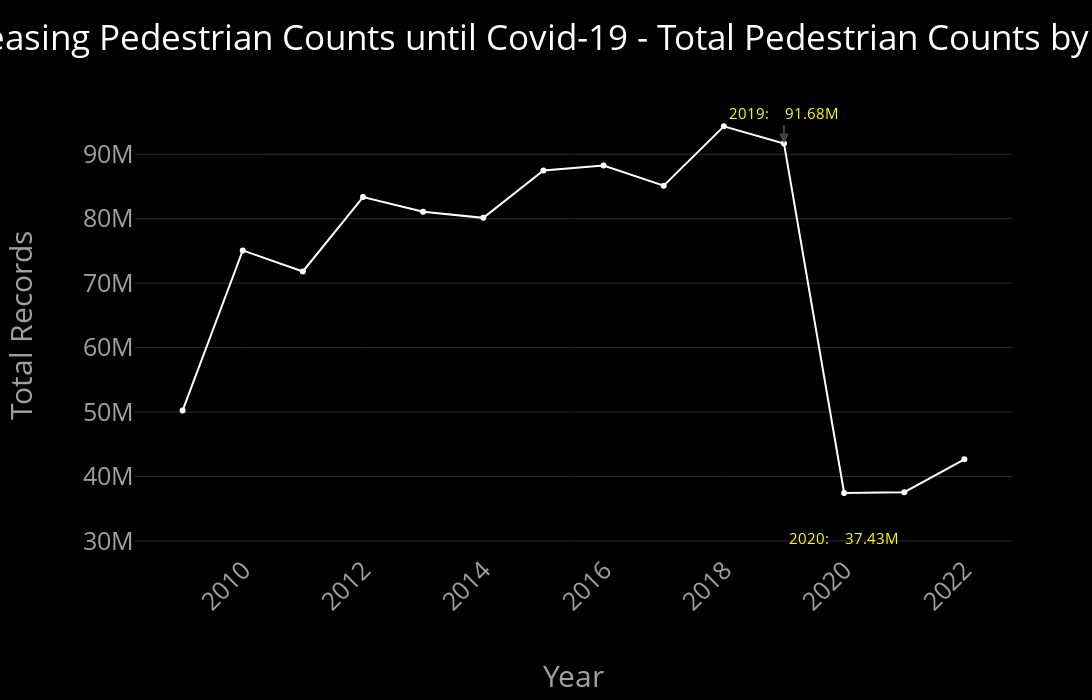

Source (notebook cell):
### Markdown cell above
#### **Updated Line Plot**:
And I am now back at the line plot, updating it with this new data based on the **relevant 15 sensors**:

### Code cell
# variables used for the annotations:
year19 = 2019
year20 = 2020

figure2 = px.line(
    df_year_counts_15sensors,
    x="Year",
    y="Total_Counts",
    markers=True,
    height=500,
    title="Increasing Pedestrian Counts until Covid-19 - Total Pedestrian Counts by Year"
)

figure2.update_traces(line=dict(color='white'))

def format_millions(value):
    return f"{value / 1_000_000:.2f}M"

figure2.add_annotation(
    x=year19,
    y=df_year_counts_15sensors[df_year_counts['Year'] == year19]['Total_Counts'].values[0],
    text=f"{year19}:   \n{format_millions(df_year_counts_15sensors[df_year_counts_15sensors['Year'] == year19]['Total_Counts'].values[0])}",
    showarrow=True,
    arrowhead=2,
    ax=0,
    ay=-30,
    font=dict(size=15, color="yellow")
)

# annotation for year 2020
figure2.add_annotation(
    x=year20,
    y=df_year_counts_15sensors[df_year_counts_15sensors['Year'] == year20]['Total_Counts'].values[0],
    text=f"{year20}:   \n{format_millions(df_year_counts_15sensors[df_year_counts_15sensors['Year'] == year20]['Total_Counts'].values[0])}",
    showarrow=True,
    arrowhead=2,
    ax=0,
    ay=45,
    font=dict(size=15, color="yellow")
)

figure2.update_layout(
    xaxis=dict(
        title="Year",
        title_standoff=50,
        automargin=True  # Ensures Plotly adjusts space automatically
    ),
    yaxis=dict(
        title="Total Records",
        title_standoff=50,
        automargin=True  # Prevents overlap issues
    ),
    # Extra space for better visibility
    yaxis_showgrid=True,
    yaxis_gridcolor='rgb(45,45,45)'  # Almost Black
)

# Dynamically adjust the width based on the title length
min_width = 1200
title_length_based_width = len(figure2.layout.title.text) * 20
figure2.update_layout(
    width=max(title_length_based_width, min_width),
    height=700,
    title_font_color="white",
)

figure2.show()

### Figure 1 — Plotly figure (JSON) as saved in the notebook; plotly's stock layout.template omitted (floating-point values rounded to 4 significant figures)
{"data": [{"hovertemplate": "Year=%{x}<br>Total_Counts=%{y}<extra></extra>", "legendgroup": "", "line": {"color": "white", "dash": "solid"}, "marker": {"symbol": "circle"}, "mode": "lines+markers", "name": "", "orientation": "v", "showlegend": false, "type": "scatter", "x": [2009, 2010, 2011, 2012, 2013, 2014, 2015, 2016, 2017, 2018, 2019, 2020, 2021, 2022], "xaxis": "x", "y": [50221628, 75078494, 71806437, 83356740, 81092589, 80130596, 87493246, 88242173, 85121825, 94343834, 91676596, 37434522, 37553170, 42662814], "yaxis": "y"}], "layout": {"annotations": [{"arrowhead": 2, "ax": 0, "ay": -30, "font": {"color": "yellow", "size": 15}, "showarrow": true, "text": "2019:   \n91.68M", "x": 2019, "y": 91676596}, {"arrowhead": 2, "ax": 0, "ay": 45, "font": {"color": "yellow", "size": 15}, "showarrow": true, "text": "2020:   \n37.43M", "x": 2020, "y": 37434522}], "height": 700, "legend": {"tracegroupgap": 0}, "title": {"font": {"color": "white"}, "text": "Increasing Pedestrian Counts until Covid-19 - Total Pedestrian Counts by Year"}, "width": 1540, "xaxis": {"anchor": "y", "automargin": true, "domain": [0, 1], "title": {"standoff": 50, "text": "Year"}}, "yaxis": {"anchor": "x", "automargin": true, "domain": [0, 1], "gridcolor": "rgb(45,45,45)", "showgrid": true, "title": {"standoff": 50, "text": "Total Records"}}}}
